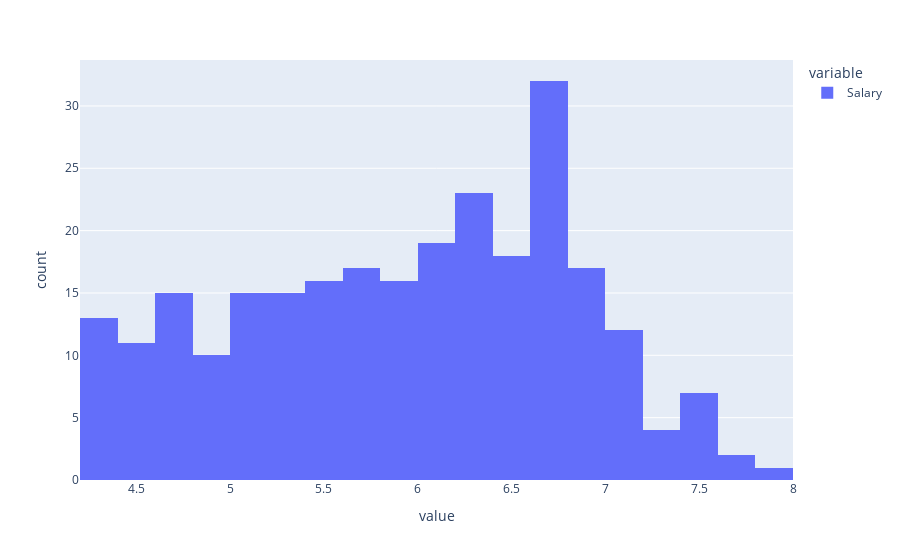

Source (notebook cell):
### Markdown cell above
Log transform the variable using `np.log1p`:

- with `px` do `histogram` using
    - with `col` do `apply` using:
        - from `np` get `log1p`

### Code cell
px.histogram(col.apply(np.log1p))

#<xml xmlns="https://developers.google.com/blockly/xml"><variables><variable id="YtOOS!JE-+8IZ!JNUh]l">px</variable><variable id="MymE+q+@4fR7EODyhVWJ">col</variable><variable id="]r.MVxn$.B;84`lPo@#0">np</variable></variables><block type="varDoMethod_Python" id="BA;^5Vw*oM|6hd_74/:@" x="-1" y="84"><mutation items="1"></mutation><field name="VAR" id="YtOOS!JE-+8IZ!JNUh]l">px</field><field name="MEMBER">histogram</field><data>px:histogram</data><value name="ADD0"><block type="varDoMethod_Python" id="sO!iv0TfGS9=S?/I/|zv"><mutation items="1"></mutation><field name="VAR" id="MymE+q+@4fR7EODyhVWJ">col</field><field name="MEMBER">apply</field><data>col:apply</data><value name="ADD0"><block type="varGetProperty_Python" id="=k8]]a5?7Sp;+%LSlX6p"><field name="VAR" id="]r.MVxn$.B;84`lPo@#0">np</field><field name="MEMBER">log1p</field><data>np:log1p</data></block></value></block></value></block></xml>

### Figure 1 — Plotly figure (JSON) as saved in the notebook; plotly's stock layout.template omitted (floating-point values rounded to 4 significant figures; data arrays with more than 128 entries replaced by an {"elided": "..."} marker saying what was removed)
{"data": [{"alignmentgroup": "True", "bingroup": "x", "hovertemplate": "variable=Salary<br>value=%{x}<br>count=%{y}<extra></extra>", "legendgroup": "Salary", "marker": {"color": "#636efa", "pattern": {"shape": ""}}, "name": "Salary", "offsetgroup": "Salary", "orientation": "v", "showlegend": true, "type": "histogram", "x": {"elided": "263 float values"}, "xaxis": "x", "yaxis": "y"}], "layout": {"autosize": true, "barmode": "relative", "legend": {"title": {"text": "variable"}, "tracegroupgap": 0}, "margin": {"t": 60}, "xaxis": {"anchor": "y", "autorange": true, "domain": [0, 1], "range": [4.2, 8], "title": {"text": "value"}, "type": "linear"}, "yaxis": {"anchor": "x", "autorange": true, "domain": [0, 1], "range": [0, 33.68], "title": {"text": "count"}}}}
